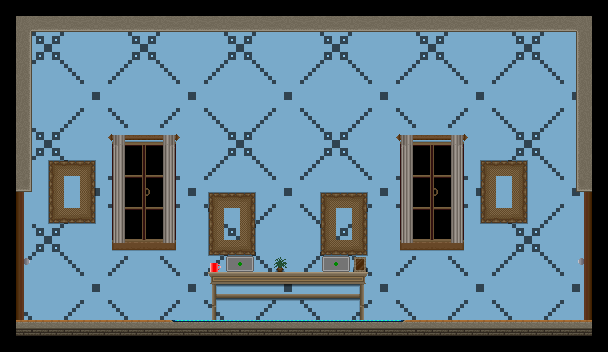

A level layout from a 2D game, rendered from its tile map. Below: a short description, then the map file with tile-grid data replaced by summaries:
An orthogonal 38x22 tile map with 16x16 px tiles, 3 tile layers (bg wall, bg obj, walls + fg), 2 tilesets and 1 object.

<map version="1.0" orientation="orthogonal" renderorder="left-down" width="38" height="22" tilewidth="16" tileheight="16" nextobjectid="7">
 <tileset firstgid="1" name="tiles" tilewidth="16" tileheight="16" tilecount="1024" columns="32">
  <image source="tiles.png" width="512" height="512" />
 </tileset>
 <tileset firstgid="1025" name="tiles" tilewidth="16" tileheight="16" tilecount="1024" columns="32">
  <image source="tiles.png" width="512" height="512" />
 </tileset>
 <layer name="bg wall" width="38" height="22">
  <data>[836 cells, 666 non-empty, 32 distinct tile ids]</data>
 </layer>
 <layer name="bg obj" width="38" height="22">
  <data>[836 cells, 80 non-empty, 8 distinct tile ids]</data>
 </layer>
 <layer name="walls + fg" width="38" height="22">
  <data>[836 cells, 137 non-empty, 17 distinct tile ids]</data>
 </layer>
 <objectgroup name="sprite info zone">
  <object id="2" x="192.5" y="49" width="190.5" height="126.5" />
 </objectgroup>
</map>